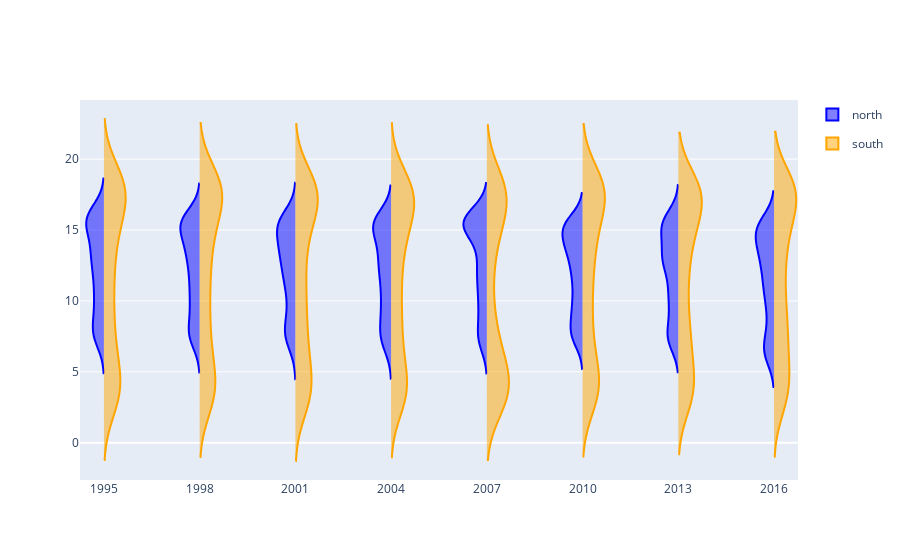

The notebook cell this image was saved under:
### Code cell
#plotly violin Plot
start_year = 1995
end_year = 2018
rate = 3

plotly_viol = plotly_violin_plot(start_year, end_year, rate, df)
plotly_viol.show()

### Figure 1 — Plotly figure (JSON) as saved in the notebook; plotly's stock layout.template omitted (floating-point values rounded to 4 significant figures; data arrays with more than 128 entries replaced by an {"elided": "..."} marker saying what was removed)
{"data": [{"legendgroup": "north", "line": {"color": "blue"}, "name": "north", "scalegroup": "north", "side": "negative", "type": "violin", "x": {"elided": "2922 int values"}, "y": {"elided": "13177 float values"}}, {"legendgroup": "south", "line": {"color": "orange"}, "name": "south", "scalegroup": "south", "side": "positive", "type": "violin", "x": {"elided": "2922 int values"}, "y": {"elided": "13177 float values"}}], "layout": {}}
